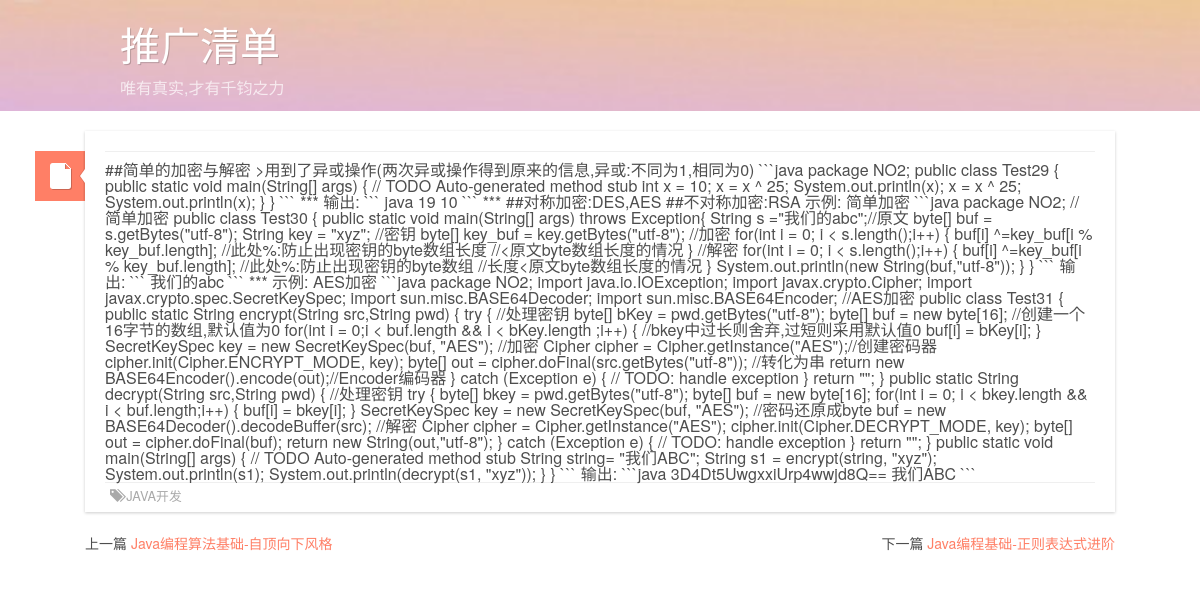
/article/14/, run on the app's committed database.
### article/models.py (models this page shows, shortened)
class Article(models.Model):  # 文章
	title = models.CharField(max_length=100)
	author = models.ForeignKey(Author)
	tags = models.ManyToManyField(Tag, blank=True)  # 标签
	classification = models.ForeignKey(Classification)  # 分类
	content = models.TextField(blank=True, null=True)
	publish_time = models.DateTimeField(auto_now_add=True)
	count = models.IntegerField(default=0)  # 文章点击数,但未实现统计文章点击数的功能
	objects = models.Manager()  # 默认的管理器
	date_list = ArticleManager()  # 自定义的管理器
	@models.permalink
	def get_absolute_url(self):
		return ('detail', (), {
			'id': self.id})
	def get_before_article(self):  # 返回当前文章的前一篇文章
		temp = Article.objects.order_by('id')
		cur = Article.objects.get(id=self.id)
		count = 0
		for i in temp:
			if i.id == cur.id:
				index = count
				break
			else:
				count = count + 1
		if index != 0:
			return temp[index - 1]
	def get_after_article(self):  # 返回当前文章的后一篇文章
		temp = Article.objects.order_by('id')
		max = len(temp) - 1
		cur = Article.objects.get(id=self.id)
		count = 0
		for i in temp:
			if i.id == cur.id:
				index = count
				break
			else:
				count = count + 1
		if index != max:
			return temp[index + 1]
	def __unicode__(self):
		return self.title
	class Meta:  # 按时间下降排序
		ordering = ['-publish_time']

class Classification(models.Model):
	name = models.CharField(max_length=25)
	objects = models.Manager()  # 默认的管理器
	class_list = ClassManager()  # 自定义的管理器
	def __unicode__(self):
		return self.name

### article/views.py (the view)
def detail(request, id):
	try:
		article = Article.objects.get(id=str(id))
	except Article.DoesNotExist:
		raise Http404
	classification = Classification.class_list.get_Class_list()
	tagCloud = json.dumps(Tag.tag_list.get_Tag_list(), ensure_ascii=False)  # 标签,以及对应的文章数目
	date_list = Article.date_list.get_Article_onDate()
	return render_to_response('blog/content.html', locals(), context_instance=RequestContext(request))

### article/models.py (called while the page is built)
	def get_Tag_list(self):  # 返回文章标签列表, 每个标签以及对应的文章数目
		tags = Tag.objects.all()  # 获取所有标签
		tag_list = []
		for i in range(len(tags)):
			tag_list.append([])
		for i in range(len(tags)):
			temp = Tag.objects.get(name=tags[i])  # 获取当前标签
			posts = temp.article_set.all()  # 获取当前标签下的所有文章
			tag_list[i].append(tags[i].name)
			tag_list[i].append(len(posts))
		return tag_list

	def __unicode__(self):
		return self.name

	def get_Class_list(self):  # 返回文章分类列表, 每个分类以及对应的文章数目
		classf = Classification.objects.all()  # 获取所有的分类
		class_list = []
		for i in range(len(classf)):
			class_list.append([])
		for i in range(len(classf)):
			temp = Classification.objects.get(name=classf[i])  # 获取当前分类
			posts = temp.article_set.all()  # 获取当前分类下的所有文章
			class_list[i].append(classf[i])
			class_list[i].append(len(posts))
		return class_list

	def get_Article_onDate(self):  # 实现文章的按月归档, 返回 月份以及对应的文章数  如: [[2015.5,5],[2015.4,5]] ,
		post_date = Article.objects.dates('publish_time', 'month')
		date_list = []
		for i in range(len(post_date)):
			date_list.append([])
		for i in range(len(post_date)):
			curyear = post_date[i].year
			curmonth = post_date[i].month
			tempArticle = Article.objects.filter(publish_time__year=curyear).filter(publish_time__month=curmonth)
			tempNum = len(tempArticle)
			date_list[i].append(post_date[i])
			date_list[i].append(tempNum)
		return date_list

### templates/blog/content.html (shortened to what this page needs)
{% extends "base.html" %}
{% block content %}
	<div class="archive">
		<div id="archives">
			<header class="entry-header">
				<div class="entry-info">
				</div>
				<div class="post-format-indicator">
					<a class="entry-format" href="{{ article.get_absolute_url }}"></a>
				</div>
			</header>
			<div>
				{{ article.content|safe }}
			</div>
			<footer class="entry-meta">
				<div class="fenlei">
		<span class="entry-categories">
                	<span class="glyphicon glyphicon-tags" aria-hidden="true"></span>
			<a href="{% url 'classfiDetail' classfi=article.classification %}"
			   rel="category">{{ article.classification }}</a>
		</span>
				</div>
			</footer>
		</div>
	</div>
	{% if article.get_before_article %}
		{% with before=article.get_before_article %}
			<p class="p1">上一篇 <a href="{{ before.get_absolute_url }}">{{ before }} </a></p>
		{% endwith %}
	{% endif %}
	{% if article.get_after_article %}
		{% with after=article.get_after_article %}
			<p class="p2">下一篇 <a href="{{ after.get_absolute_url }}">{{ after }} </a></p>
		{% endwith %}
	{% endif %}
{% endblock %}

### static/css/style.css (style rules this page uses)
body { font-family: Georgia, "Times New Roman", Times, serif; color: #555; }
html, body, div, span, applet, object, iframe, h1, h2, h3, h4, h5, h6, p, blockquote, pre, a, abbr, acronym, address, big, cite, code, del, dfn, em, img, ins, kbd, q, s, samp, small, strike, strong, sub, sup, tt, var, b, u, i, center, dl, dt, dd, ol, ul, li, fieldset, form, label, legend, table, caption, tbody, tfoot, thead, tr, th, td, article, aside, canvas, details, embed, figure, figcaption, footer, header, hgroup, menu, nav, output, ruby, section, summary, time, mark, audio, video { margin: 0; padding: 0; border: 0; font-size: 100%; font: inherit; vertical-align: baseline; }
article, aside, details, figcaption, figure, footer, header, hgroup, menu, nav, section { display: block; }
body { line-height: 1; }
*, *:before, *:after { -moz-box-sizing: border-box; -webkit-box-sizing: border-box; -ms-box-sizing: border-box; box-sizing: border-box; }
html, body { font-size: 100%; }
body { color: #4e4e4e; padding: 0; margin: 0; font-family: "微软雅黑", "Source Sans Pro", "Helvetica Neue", "Helvetica", Helvetica, Arial, sans-serif; font-weight: normal; font-style: normal; line-height: 1; position: relative; }
a { color: #ff7f66; text-decoration: none; line-height: inherit; }
p { font-size: 14px; line-height: 1.6; margin-bottom: 1.25em; }
p a, p a:visited { line-height: inherit; }
.entry-info { margin-bottom: 10px; padding-bottom: 20px; font-size: 0.8em; line-height: 1.3; border-bottom: 1px solid #efefef; }
.entry-meta { font-size: 0.8em; line-height: 1.3; border-top: 1px solid #efefef; height: 30px; padding: 5px; }
.entry-date, .author.vcard, .entry-tags, .entry-categories, .full-size-link { margin-right: 10px; }
.more-link, .entry-info, .entry-meta, .entry-info a, .entry-meta a { color: #a9a9a9; text-transform: uppercase; }
.post-format-indicator { position: absolute; top: 20px; width: 50px; height: 50px; background-color: #ff7f66; background-image: url("post.png"); background-position:-150px 0px; margin-left:-20px; }
.layout-cs .post-format-indicator, .layout-c .post-format-indicator { left: -50px; }
.post-format-indicator .entry-format { display: block; width: 100%; height: 100%; text-indent: -9999px; background-image: url("post.png"); background-position: 0 -100px; }
.entry-header { position:relative; }
.archive { padding: 0 20px; margin-bottom: 20px; background-color: #fff; -moz-box-shadow: 0 1px 3px 0 rgba(0, 0, 0, 0.2); -webkit-box-shadow: 0 1px 3px 0 rgba(0, 0, 0, 0.2); box-shadow: 0 1px 3px 0 rgba(0, 0, 0, 0.2); }
.fenlei { float:left; }
.p1 { float:left; }
.p2 { float:right; }

### data on the page
Article: content "##简单的加密与解密 >用到了异或操作(两次异或操作得到原来的信息,异或:不同为1,相同为0) ```java package NO2; public class Test29 { public static void main(String[] args) { // TODO Auto-generated method stub int x = 10; x = x ^ 25; System.out.println(x); x = x ^ 25; System.out.println(x); } } ``` *** 输出: ``` java 19 10 ``` *** ##对称加密:DES,AES ##不对称加密:RSA 示例: 简单加密 ```java package NO2; //简单加密 public class Test30 { public static void main(String[] args) throws Exception{ String s =\"我们的abc\";//原文 byte[] buf = s.getBytes(\"utf-8\"); String key = \"xyz\"; //密钥 byte[] key_buf = key.getBytes(\"utf-8\"); //加密 for(int i = 0; i < s.length();i++) { buf[i] ^=key_buf[i % key_buf.length]; //此处%:防止出现密钥的byte数组长度 //<原文byte数组长度的情况 } //解密 for(int i = 0; i <…", classification "JAVA开发"
Article: title "Java编程算法基础-自顶向下风格"
Article: title "Java编程基础-正则表达式进阶"
